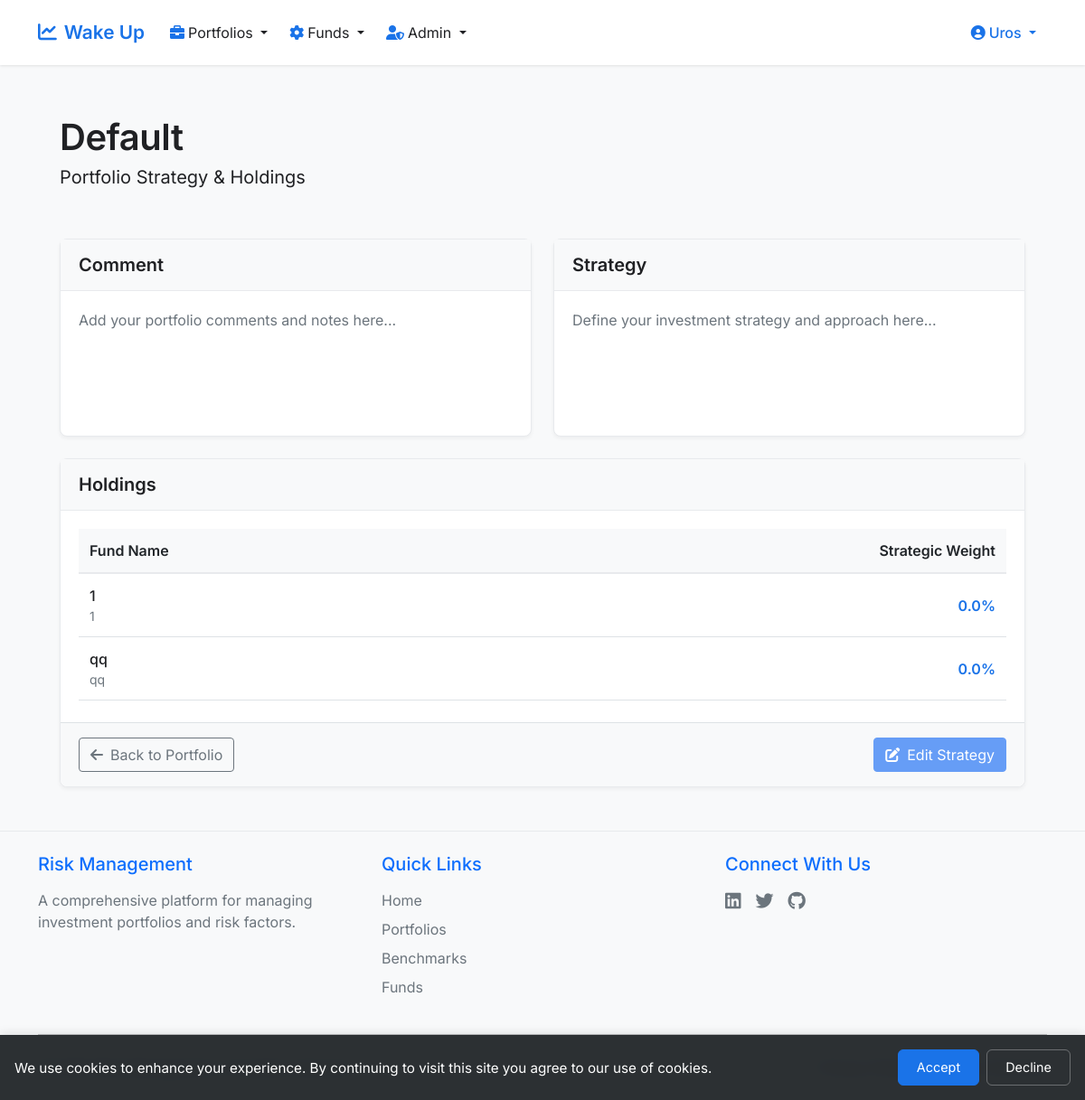
Page /portfolio/1/strategy (signed in) on the earlier database version.
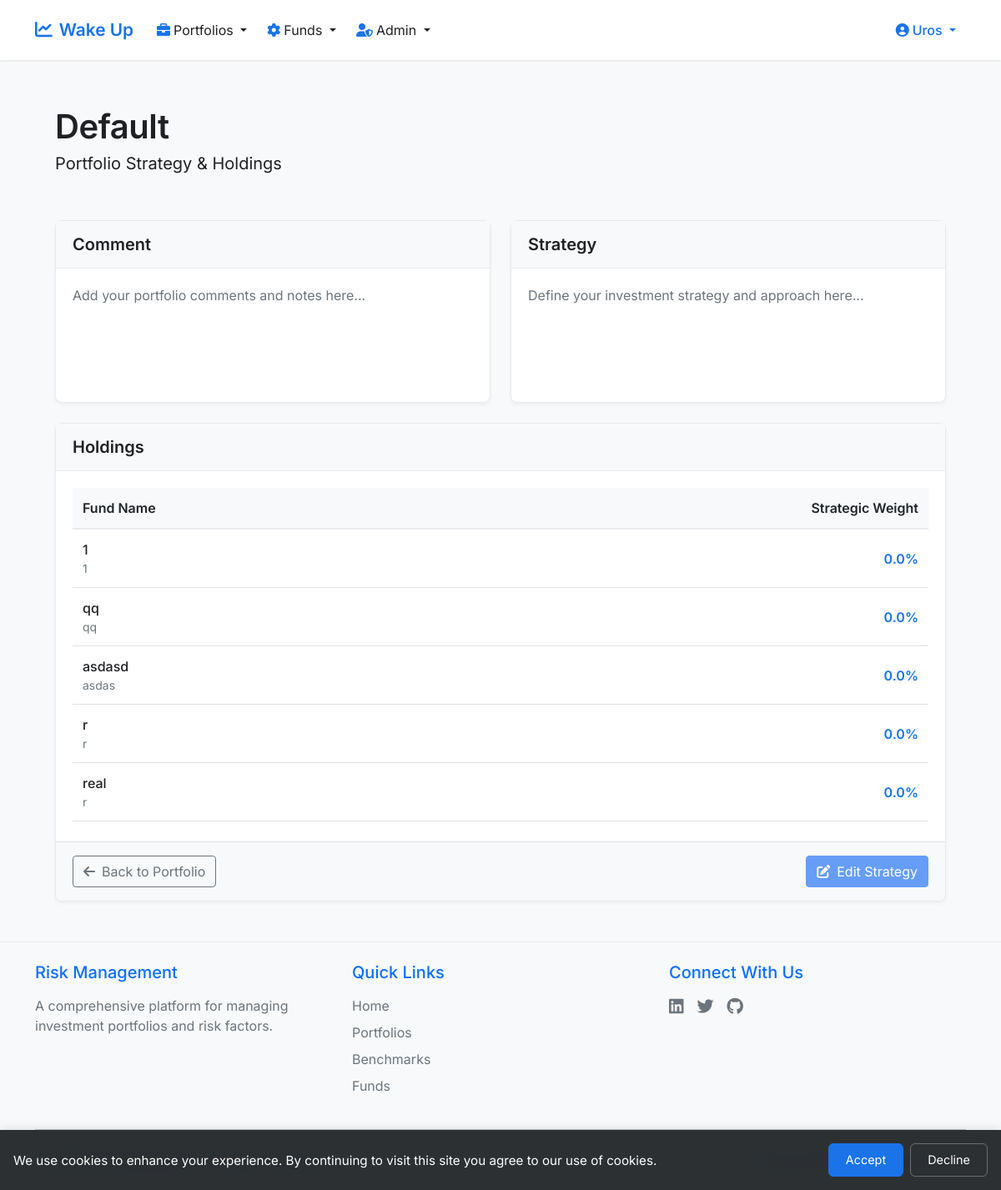
Same page on the later database version.
### app.py (models this page shows, shortened)
class Holding(db.Model):
    __tablename__ = 'holding'
    id = db.Column(db.Integer, primary_key=True)
    fund_id = db.Column(db.Integer, db.ForeignKey('fund.id'), nullable=False)
    user_id = db.Column(db.Integer, db.ForeignKey('user.id'), nullable=False)
    portfolio_id = db.Column(db.Integer, db.ForeignKey('portfolio.id'), nullable=False)
    units = db.Column(db.Float, nullable=False, default=0.0)
    price_per_unit = db.Column(db.Float, nullable=False, default=0.0)
    use_myprice = db.Column(db.Integer, nullable=False, default=0)
    strategic_weight = db.Column(db.Float, nullable=False, default=0.0)
    created_at = db.Column(db.DateTime, nullable=False, default=datetime.utcnow)
    fund = db.relationship('Fund', backref='holdings', lazy=True)
    user = db.relationship('User', backref='holdings', lazy=True)
    portfolio = db.relationship('Portfolio', backref='holdings', lazy=True)

class Fund(db.Model):
    __tablename__ = 'fund'
    id = db.Column(db.Integer, primary_key=True)
    fund_name = db.Column(db.String(120), nullable=False)
    user_id = db.Column(db.Integer, db.ForeignKey('user.id'), nullable=False)
    benchmark_id = db.Column(db.Integer, db.ForeignKey('benchmark.id'), nullable=False)
    generic_fund = db.Column(db.Integer, nullable=False, default=0)
    identifier = db.Column(db.String(50), nullable=False)
    long_name = db.Column(db.String(200), nullable=False)
    one_word_name = db.Column(db.String(20), nullable=False)
    price = db.Column(db.Float, nullable=True)
    date = db.Column(db.Date, nullable=True)
    ticker = db.Column(db.String(20), nullable=True)
    vehicle = db.Column(db.Integer, nullable=True)
    created_at = db.Column(db.DateTime, nullable=False, default=datetime.utcnow)
    user = db.relationship('User', back_populates='funds', lazy=True)
    benchmark = db.relationship('Benchmark', back_populates='funds', lazy=True)

### app.py (the view)
@app.route('/portfolio/<int:id>/strategy')
@login_required
def portfolio_strategy(id):
    portfolio = Portfolio.query.filter_by(id=id, user_id=current_user.id).first_or_404()
    holdings = Holding.query.filter_by(portfolio_id=id).join(Fund).all()
    return render_template('portfolio_strategy.html', portfolio=portfolio, holdings=holdings)

### app.py (called while the page is built)
@app.after_request
def add_security_headers(response):
    response.headers['X-Content-Type-Options'] = 'nosniff'
    response.headers['X-Frame-Options'] = 'SAMEORIGIN'
    response.headers['X-XSS-Protection'] = '1; mode=block'
    response.headers['Strict-Transport-Security'] = 'max-age=31536000; includeSubDomains'
    return response

@login_manager.user_loader
def load_user(user_id):
    return User.query.get(int(user_id))

def login_required(f):
    @wraps(f)
    def decorated_function(*args, **kwargs):
        if not current_user.is_authenticated:
            return redirect(url_for('login'))
        return f(*args, **kwargs)
    return decorated_function

@app.context_processor
def inject_now():
    return {'now': datetime.utcnow()}

    def is_admin(self):
        return self.user_type == 'admin'

### templates/portfolio_strategy.html (shortened to what this page needs)
{% extends "base.html" %}
{% block content %}
<div class="container-fluid px-4">
    <div class="header-section mb-4">
        <div class="d-flex flex-column">
            <h2 class="main-title">{{ portfolio.portfolio_name }}</h2>
            <h4 class="subtitle">Portfolio Strategy & Holdings</h4>
        </div>
    </div>
    <div class="row mb-4">
        <div class="col-md-6">
            <div class="card h-100">
                <div class="card-header">
                    <h5 class="card-title mb-0">Comment</h5>
                </div>
                <div class="card-body">
                    <div class="comment-content">
                        <p class="text-muted">Add your portfolio comments and notes here...</p>
                    </div>
                </div>
            </div>
        </div>
        <div class="col-md-6">
            <div class="card h-100">
                <div class="card-header">
                    <h5 class="card-title mb-0">Strategy</h5>
                </div>
                <div class="card-body">
                    <div class="strategy-content">
                        <p class="text-muted">Define your investment strategy and approach here...</p>
                    </div>
                </div>
            </div>
        </div>
    </div>
    <div class="row">
        <div class="col-12">
            <div class="card">
                <div class="card-header">
                    <h5 class="card-title mb-0">Holdings</h5>
                </div>
                <div class="card-body">
                    {% if holdings %}
                    <div class="table-responsive">
                        <table class="table table-hover">
                            <thead>
                                <tr>
                                    <th style="width: 70%">Fund Name</th>
                                    <th style="width: 30%" class="text-end">Strategic Weight</th>
                                </tr>
                            </thead>
                            <tbody>
                                {% for holding in holdings %}
                                <tr>
                                    <td>
                                        <div class="fund-info">
                                            <div class="fund-name">{{ holding.fund.fund_name }}</div>
                                            {% if holding.fund.ticker %}
                                            <small class="text-muted">{{ holding.fund.ticker }}</small>
                                            {% endif %}
                                        </div>
                                    </td>
                                    <td class="text-end">
                                        <span class="strategic-weight">
                                            {{ "%.1f"|format(holding.strategic_weight * 100) }}%
                                        </span>
                                    </td>
                                </tr>
                                {% endfor %}
                            </tbody>
                        </table>
                    </div>
                    {% endif %}
                    <div class="strategy-actions mt-4 pt-3 border-top">
                        <div class="d-flex justify-content-between align-items-center">
                            <a href="{{ url_for('view_portfolio', id=portfolio.id) }}" class="btn btn-outline-secondary">
                                <i class="fas fa-arrow-left me-2"></i>Back to Portfolio
                            </a>
                            <button type="button" class="btn btn-primary">
                                <i class="fas fa-edit me-2"></i>Edit Strategy
                            </button>
                        </div>
                    </div>
                </div>
            </div>
        </div>
    </div>
</div>
{% endblock %}

Differences in the rows shown:
added Holding: fund.fund_name "asdasd", fund.ticker "asdas", holding.strategic_weight*100 "0.0"
added Holding: fund.fund_name "r", fund.ticker "r", holding.strategic_weight*100 "0.0"
added Holding: fund.fund_name "real", fund.ticker "r", holding.strategic_weight*100 "0.0"
